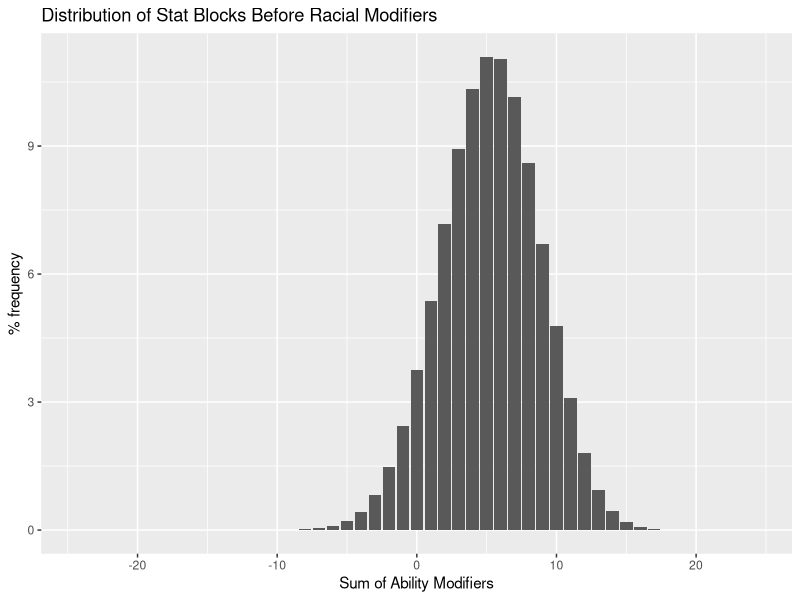
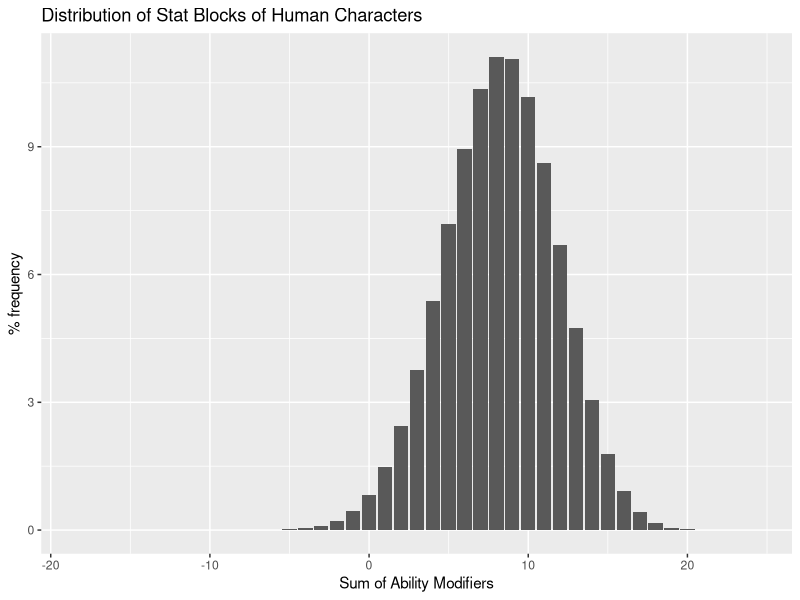
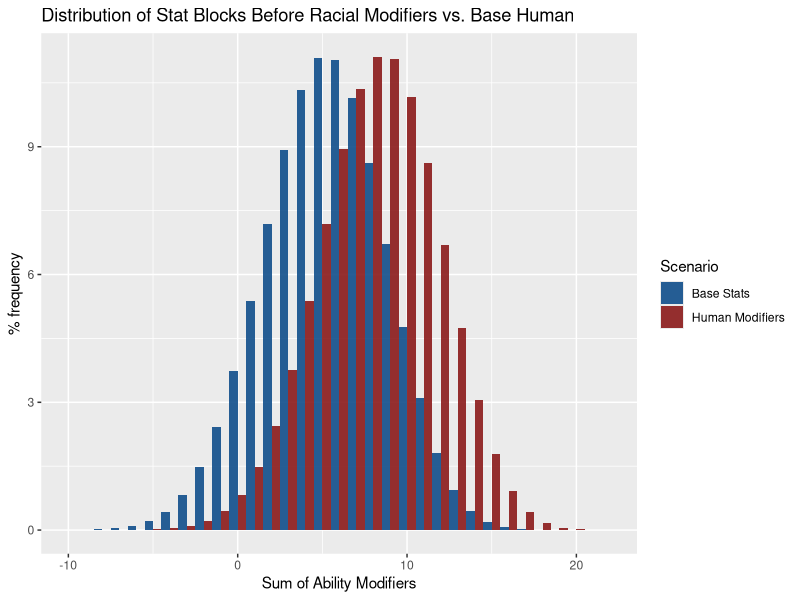

These figures' R source, in order:
## ---- chunk 1
library(tidyverse)

statCombinations <- vector(mode = "list", length = 54264)
statPermutations <- vector(mode = "logical", length = 54264)
statOdds <- vector(mode = "logical", length = 54264)
sumModifier <- vector(mode = "logical", length = 54264)
sumModifier_human <- vector(mode = "logical", length = 54264)

maxPermutations <- factorial(6)

statRoll <- expand.grid(rep(list(1:6), 4))
statRoll <- apply(statRoll,1,sort)
dicepdf <- summary(as.factor(colSums(statRoll[2:4,])))/(6^4)

rolledStats <- c(15, 17, 16, 15, 17, 15)
rolledStats <- sort(rolledStats)

modifierVal <- function(a) {
  modifiers <- as.list(floor((c(3:19) - 10)/2))
  names(modifiers) <- c(3:19)
  modifier <- 0
  for (i in a) {
    modifier <- modifier + as.numeric(modifiers[as.character(i)])
  }
  return(modifier)
}

diceodds <- function(a) {
  probability <- 1
  for (i in a) {
    probability <- probability * as.numeric(dicepdf[as.character(i)])
  }
  return(probability)
}

pct_sum <- function(..., na.rm = FALSE) {
  sum(..., na.rm = na.rm) * 100
}

counter <- 0
for (i1 in 3:18) {
  pos1 <- i1
  for (i2 in i1:18) {
    pos2 <- i2
    for (i3 in i2:18) {
      pos3 <- i3
      for (i4 in i3:18) {
        pos4 <- i4
        for (i5 in i4:18) {
          pos5 <- i5
          for (i6 in i5:18) {
            pos6 <- i6
            counter <- counter + 1
            statCombinations[[counter]] <- c(pos1, pos2, pos3, pos4, pos5, pos6)
            sumModifier[counter] <- modifierVal(statCombinations[[counter]])
            sumModifier_human[counter] <- modifierVal(statCombinations[[counter]] + 1)
            statOdds[counter] <- diceodds(statCombinations[[counter]])
            statPermutations[counter] <- maxPermutations  / prod(factorial(summary(as.factor(statCombinations[[counter]]))))
          }
        }
      }
    }
  }
}

finaldf <- as_tibble(cbind(matrix(unlist(statCombinations), ncol = 6, byrow = T), statOdds, statPermutations, sumModifier, sumModifier_human)) %>%
  mutate(probability = statOdds * statPermutations)
## ---- chunk 2
finaldf %>%
  filter(V1 >= rolledStats[1] & V2 >= rolledStats[2] & V3 >= rolledStats[3] & V4 >= rolledStats[4] & V5 >= rolledStats[5] & V6 >= rolledStats[6]) %>%
  summarize_at(vars(probability),
               list(total_percent = pct_sum))
## ---- chunk 3
finaldf %>%
  filter(sumModifier >= modifierVal(rolledStats)) %>%
  summarize_at(vars(probability),
               list(total_percent = pct_sum))
## ---- chunk 4
modifierdist <- finaldf %>%
  group_by(sumModifier) %>%
  summarize_at(vars(probability), list(total_percent = pct_sum))

modifierdist %>%
  ggplot(aes(x = sumModifier, y = total_percent)) +
  geom_bar(stat = "identity") +
  ggtitle("Distribution of Stat Blocks Before Racial Modifiers") +
  ylab("% frequency") +
  xlab("Sum of Ability Modifiers")
## ---- chunk 5
#median
modifierdist$sumModifier[50 <= cumsum(modifierdist$total_percent)][1]

#mode
modifierdist$sumModifier[which.max(modifierdist$total_percent)]

#mean
sum(modifierdist$sumModifier * modifierdist$total_percent/100)

#standard deviation
sqrt(sum((modifierdist$sumModifier)^2 * modifierdist$total_percent/100) - (sum(modifierdist$sumModifier * modifierdist$total_percent/100))^2)
## ---- chunk 6
finaldf_human <- finaldf %>%
  mutate(V1 = V1 + 1, V2 = V2 + 1, V3 = V3 + 1, V4 = V4 + 1, V5 = V5 + 1, V6 = V6 + 1)

modifierdist_human <- finaldf_human %>%
  group_by(sumModifier_human) %>%
  summarize_at(vars(probability), list(total_percent = pct_sum))

modifierdist_human %>%
  ggplot(aes(x = sumModifier_human, y = total_percent)) +
  geom_bar(stat = "identity") +
  ggtitle("Distribution of Stat Blocks of Human Characters") +
  ylab("% frequency") +
  xlab("Sum of Ability Modifiers")
## ---- chunk 7
#median
modifierdist_human$sumModifier_human[50 <= cumsum(modifierdist_human$total_percent)][1]

#mode
modifierdist_human$sumModifier_human[which.max(modifierdist_human$total_percent)]

#mean
sum(modifierdist_human$sumModifier_human * modifierdist_human$total_percent/100)

#standard deviation
sqrt(sum((modifierdist_human$sumModifier_human)^2 * modifierdist_human$total_percent/100) - (sum(modifierdist_human$sumModifier_human * modifierdist_human$total_percent/100))^2)
## ---- chunk 8
tmp1 <- finaldf %>%
  group_by(sumModifier_human) %>%
  summarize_at(vars(probability), list(total_percent = pct_sum))

tmp2 <- finaldf %>%
  group_by(sumModifier) %>%
  summarize_at(vars(probability), list(total_percent = pct_sum))

tmp3 <- rbind(tibble(sumModifier_human = rep(0,6), total_percent = rep(0,6)), tmp1)

comparedf <- tibble(sumModifier = tmp2$sumModifier, basePercent = tmp2$total_percent, humanPercent = tmp3$total_percent) %>%
  gather(`basePercent`, `humanPercent`, key = "type", value = "percent")

comparedf %>%
  ggplot() +
  geom_bar(aes(x = sumModifier, y = percent, fill = type), alpha = 0.9, width = 1, stat = "identity", position = position_dodge(width = 1)) +
  ggtitle("Distribution of Stat Blocks Before Racial Modifiers vs. Base Human") +
  ylab("% frequency") +
  xlab("Sum of Ability Modifiers") +
  xlim(-10, 22) +
  scale_fill_manual(name = "Scenario",labels = c("Base Stats", "Human Modifiers"), values = c("dodgerblue4", "firebrick4"))
